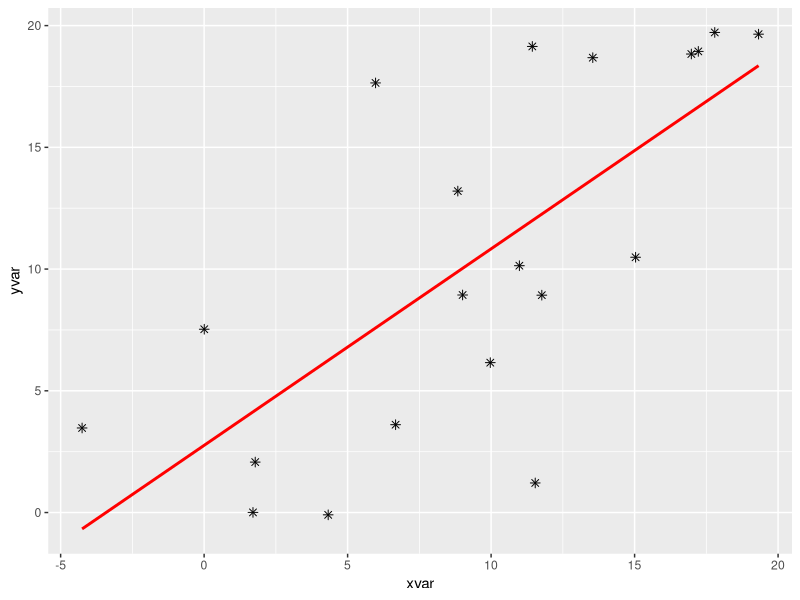
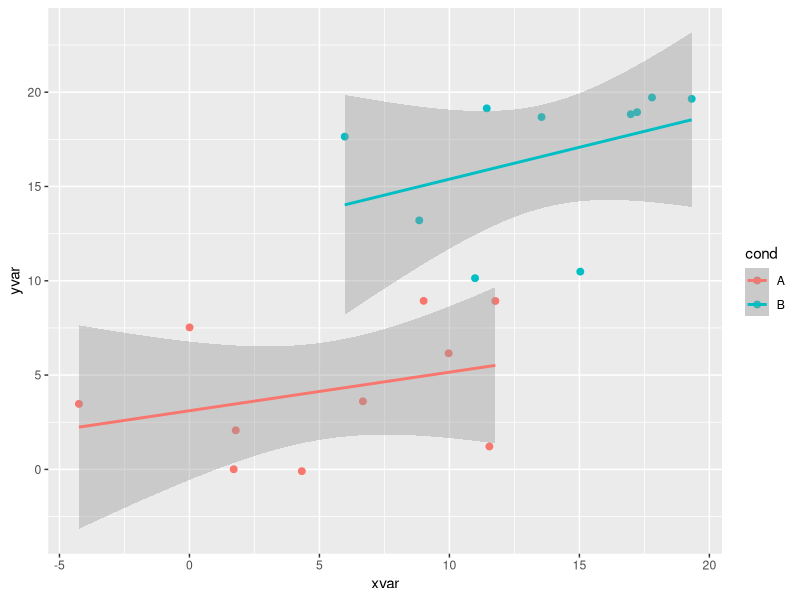
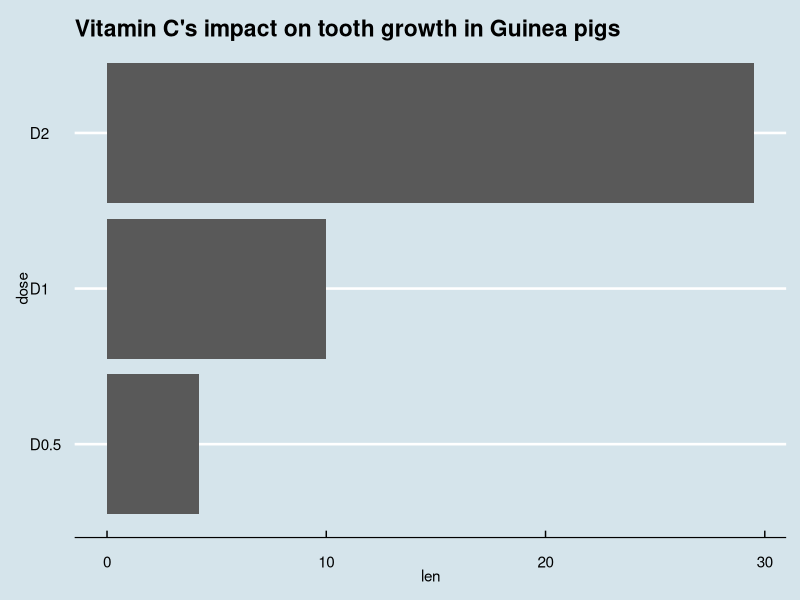
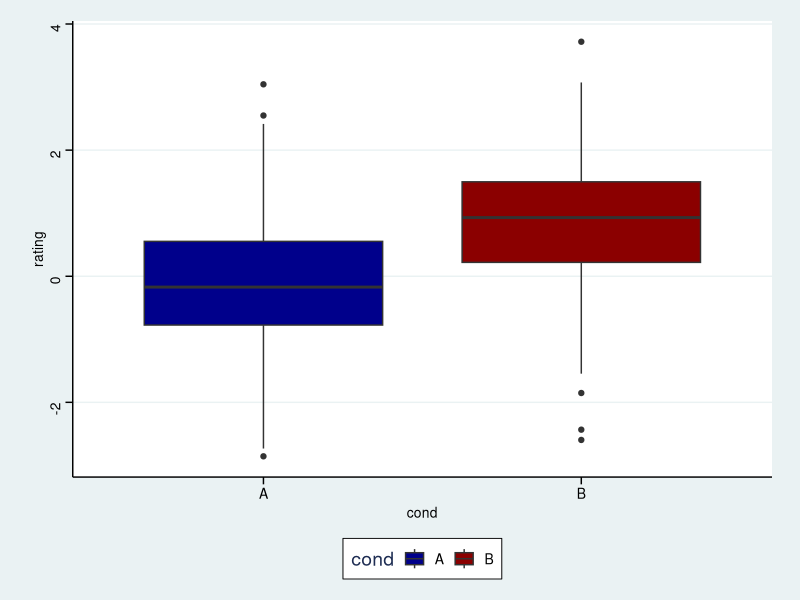

Reproduce these figures in R, in order.
## ---- chunk 1
library(tidyverse)
library(dplyr)
## ---- chunk 2
set.seed(955)
# Make some noisily increasing data
dat <- data.frame(cond = rep(c("A", "B"), each=10),
xvar = 1:20 + rnorm(20,sd=3),
yvar = 1:20 + rnorm(20,sd=3))
head(dat)
## ---- chunk 3
# Question 1
ggplot(dat, aes(x=xvar, y=yvar)) +
geom_point(shape=8, size=2) + # use shape 8
geom_smooth(method=lm, color="red", # Add red linear regression line
se=FALSE) # Don't add shaded confidence region

## ---- chunk 4
# Question 2
ggplot(dat, aes(x=xvar, y=yvar, color=cond)) + geom_point(size=2) +
geom_smooth(method=lm)

## ---- chunk 5
# Question 3
df <- data.frame(dose=c("D0.5", "D1", "D2"),
len=c(4.2, 10, 29.5))
head(df)
## ---- chunk 6
library(ggthemes)

p<-ggplot(data=df, aes(x=dose, y=len)) +
geom_bar(stat="identity")+ coord_flip()+ theme_economist() +
  ggtitle("Vitamin C's impact on tooth growth in Guinea pigs")
p
## ---- chunk 7
# Question 4
#Data for question 4.
set.seed(1234)
dat <- data.frame(cond = factor(rep(c("A","B"), each=200)),
rating = c(rnorm(200),rnorm(200, mean=.8)))
# View first few rows
head(dat)
## ---- chunk 8
ggplot(dat, aes(x=cond, y=rating, fill= cond)) + geom_boxplot() + theme_stata() + theme(legend.position ="bottom") + scale_fill_manual(breaks = c("A", "B"), values = c('darkblue', 'darkred'))
## ---- chunk 9

